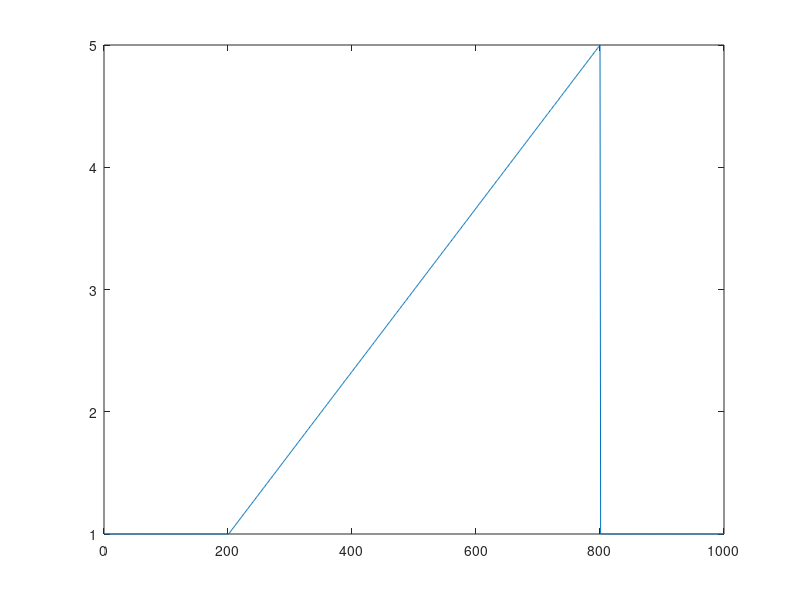

This chart was generated by the following MATLAB code: (Note: this script raises an error after producing the figure.)
function tvDemo
% tvmDemo - demonstrate tvm propoerties
%% TV IRF
%Generate an TV IRF
gain=ones(200,1);
gain=cat(1,gain,linspace(1,5,600)');
gain=cat(1,gain, ones(200,1));
plot(gain)
tvI={};
 for i=1:1000,
     tvTemp=irf2(irf,'g',gain(i));
     tvI{i}=tvTemp;
 end
 TVM=tvm;
 
set(TVM,'elements',tvI,'tvStart',0,'tvIncr',.01);
figure(1);
plot(TVM);

x=randn(1000,1,200);
X=nldat(x,'domainIncr',.01);

Y=nlsim(TVM,X);
Z=cat(2,X,Y); 

I=irf;
set(I,'nLags',50);
tvIdent=nlident(tvm,Z,I);

simY=nlsim(tvIdent,X);

figure(1);
subplot(3,1,1);
plot(Y);
title('Output');
subplot (3,1,2);
plot (simY);
title('Estimated Output');
subplot(3,1,3);
plot(Y-simY);
title('Residuals');


%% TV Polynomial

p=polynom('polyType','power','polyOrder',2)
PI=[];
coef=[ 0 1 1];
for i=1:1000,
    coef(3)=gain(i);
     pTemp=set(p,'polyCoef',coef);
     PI{i}=pTemp;
end
 TVM=tvm;
 set(TVM,'elements',PI,'tvIncr',X.domainIncr);
 plot(TVM); 
 
Y=nlsim(TVM,X);
Z=cat(2,X,Y); 


tvIdent=nlident(tvm,Z,p);

simY=nlsim(tvIdent,X);

figure(1);
subplot(3,1,1);
plot(Y);
title('Output');
subplot (3,1,2);
plot (simY);
title('Estimated Output');
subplot(3,1,3);
plot(Y-simY);
title('Residuals');




; 
   